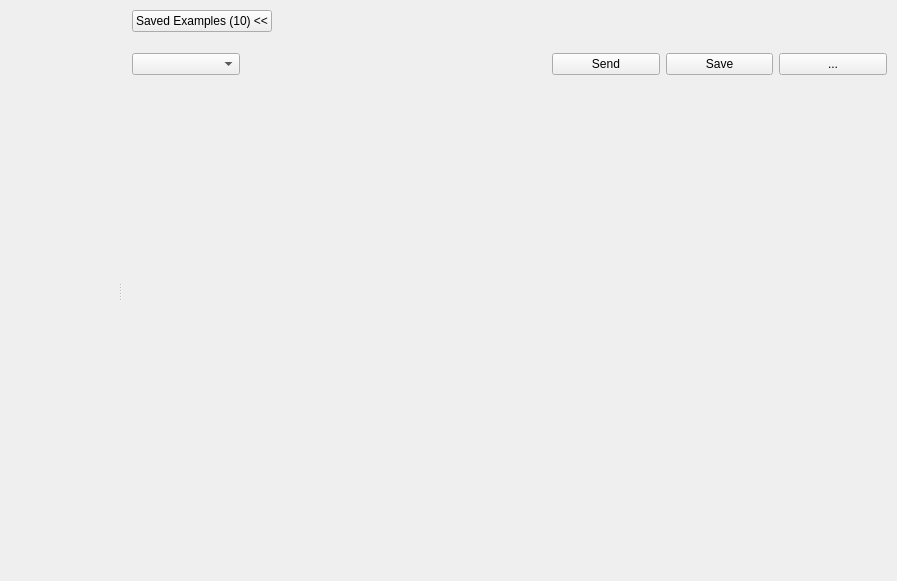
<?xml version="1.0" encoding="UTF-8"?>
<ui version="4.0">
 <class>RequestEditPage</class>
 <widget class="QWidget" name="RequestEditPage">
  <property name="geometry">
   <rect>
    <x>0</x>
    <y>0</y>
    <width>897</width>
    <height>581</height>
   </rect>
  </property>
  <property name="windowTitle">
   <string>Form</string>
  </property>
  <layout class="QHBoxLayout" name="horizontalLayout">
   <property name="leftMargin">
    <number>0</number>
   </property>
   <property name="topMargin">
    <number>0</number>
   </property>
   <property name="rightMargin">
    <number>0</number>
   </property>
   <property name="bottomMargin">
    <number>0</number>
   </property>
   <item>
    <widget class="QSplitter" name="requestEditSplitter">
     <property name="orientation">
      <enum>Qt::Horizontal</enum>
     </property>
     <widget class="ExamplesTable" name="examplesTable" native="true">
      <property name="sizePolicy">
       <sizepolicy hsizetype="Minimum" vsizetype="Preferred">
        <horstretch>0</horstretch>
        <verstretch>0</verstretch>
       </sizepolicy>
      </property>
      <property name="minimumSize">
       <size>
        <width>0</width>
        <height>200</height>
       </size>
      </property>
      <property name="maximumSize">
       <size>
        <width>16777215</width>
        <height>99999</height>
       </size>
      </property>
     </widget>
     <widget class="QWidget" name="layoutWidget">
      <layout class="QVBoxLayout" name="verticalLayout">
       <item>
        <layout class="QHBoxLayout" name="layout1">
         <property name="leftMargin">
          <number>10</number>
         </property>
         <property name="topMargin">
          <number>10</number>
         </property>
         <property name="rightMargin">
          <number>10</number>
         </property>
         <item>
          <widget class="QPushButton" name="toggleExamplesButton">
           <property name="cursor">
            <cursorShape>PointingHandCursor</cursorShape>
           </property>
           <property name="text">
            <string>Saved Examples (10) &lt;&lt;</string>
           </property>
          </widget>
         </item>
         <item>
          <spacer name="horizontalSpacer">
           <property name="orientation">
            <enum>Qt::Horizontal</enum>
           </property>
           <property name="sizeHint" stdset="0">
            <size>
             <width>388</width>
             <height>20</height>
            </size>
           </property>
          </spacer>
         </item>
        </layout>
       </item>
       <item>
        <layout class="QHBoxLayout" name="requestActionsLayout">
         <property name="leftMargin">
          <number>10</number>
         </property>
         <property name="topMargin">
          <number>10</number>
         </property>
         <property name="rightMargin">
          <number>10</number>
         </property>
         <property name="bottomMargin">
          <number>10</number>
         </property>
         <item>
          <widget class="QComboBox" name="methodInput"/>
         </item>
         <item>
          <widget class="LineScintilla" name="urlInput" native="true">
           <property name="minimumSize">
            <size>
             <width>300</width>
             <height>32</height>
            </size>
           </property>
           <property name="maximumSize">
            <size>
             <width>9999</width>
             <height>32</height>
            </size>
           </property>
          </widget>
         </item>
         <item>
          <widget class="QPushButton" name="sendButton">
           <property name="cursor">
            <cursorShape>PointingHandCursor</cursorShape>
           </property>
           <property name="text">
            <string>Send</string>
           </property>
          </widget>
         </item>
         <item>
          <widget class="QPushButton" name="saveButton">
           <property name="cursor">
            <cursorShape>PointingHandCursor</cursorShape>
           </property>
           <property name="text">
            <string>Save</string>
           </property>
          </widget>
         </item>
         <item>
          <widget class="QPushButton" name="actionsButton">
           <property name="cursor">
            <cursorShape>PointingHandCursor</cursorShape>
           </property>
           <property name="text">
            <string>...</string>
           </property>
          </widget>
         </item>
        </layout>
       </item>
       <item>
        <layout class="QHBoxLayout" name="layout2">
         <property name="leftMargin">
          <number>0</number>
         </property>
         <property name="topMargin">
          <number>0</number>
         </property>
         <property name="rightMargin">
          <number>0</number>
         </property>
         <property name="bottomMargin">
          <number>0</number>
         </property>
         <item>
          <widget class="FlowView" name="flowView" native="true">
           <property name="sizePolicy">
            <sizepolicy hsizetype="Expanding" vsizetype="Preferred">
             <horstretch>0</horstretch>
             <verstretch>0</verstretch>
            </sizepolicy>
           </property>
          </widget>
         </item>
        </layout>
       </item>
      </layout>
     </widget>
    </widget>
   </item>
  </layout>
 </widget>
 <customwidgets>
  <customwidget>
   <class>FlowView</class>
   <extends>QWidget</extends>
   <header>ui.widgets.shared.flow_view.h</header>
   <container>1</container>
  </customwidget>
  <customwidget>
   <class>ExamplesTable</class>
   <extends>QWidget</extends>
   <header>ui.widgets.editor.examples_table.h</header>
   <container>1</container>
  </customwidget>
  <customwidget>
   <class>LineScintilla</class>
   <extends>QWidget</extends>
   <header>ui.widgets.shared.line_scintilla.h</header>
   <container>1</container>
  </customwidget>
 </customwidgets>
 <resources/>
 <connections/>
</ui>
